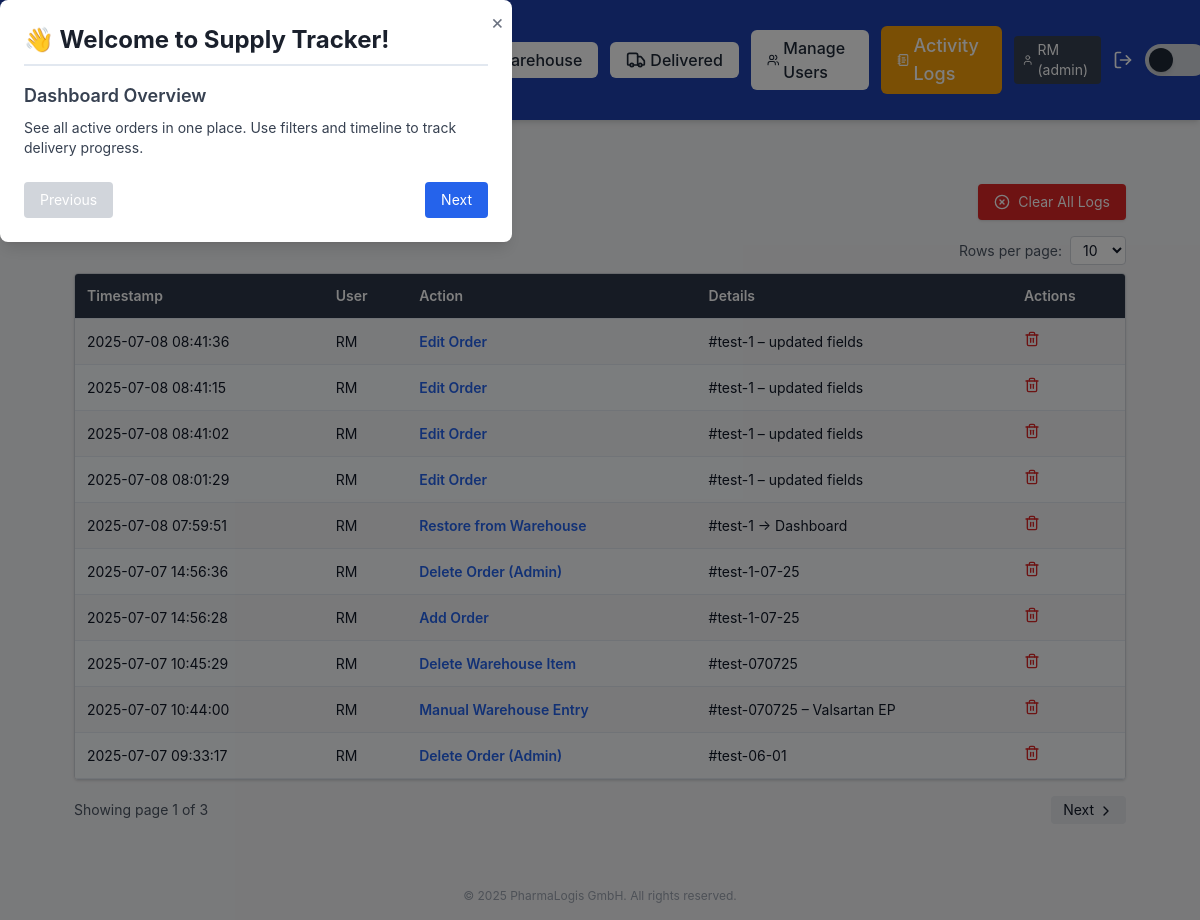
Page /activity_logs (signed in) on the earlier database version.
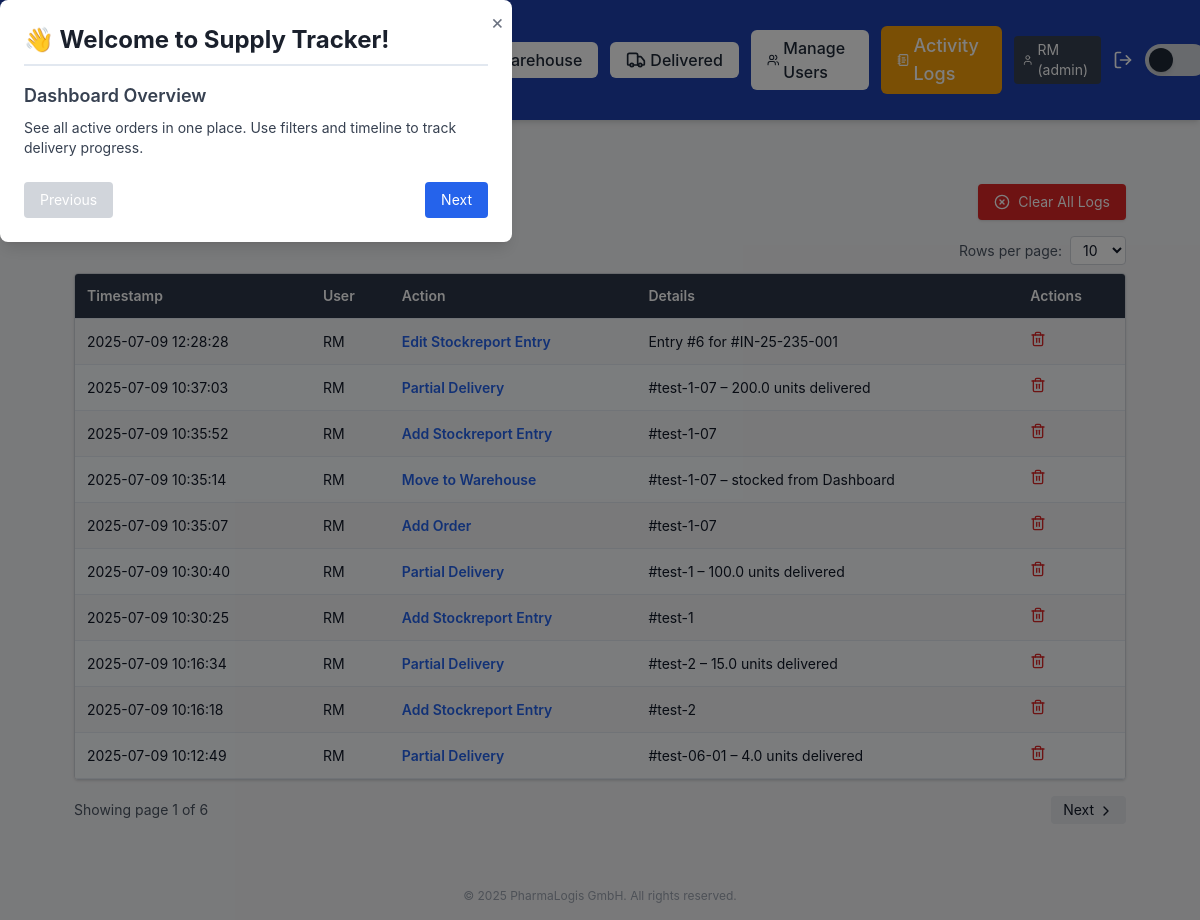
Same page on the later database version.
### app/models.py (models this page shows, shortened)
class ActivityLog(db.Model):
    id = db.Column(db.Integer, primary_key=True)
    user_id = db.Column(db.Integer, db.ForeignKey('user.id'))
    action = db.Column(db.String(100))
    details = db.Column(db.Text)
    timestamp = db.Column(db.DateTime, default=datetime.utcnow)
    user = db.relationship('User')

class User(db.Model):
    id = db.Column(db.Integer, primary_key=True)
    username = db.Column(db.String(100), unique=True, nullable=False)
    password_hash = db.Column(db.String(128))
    role = db.Column(db.String(50), default='user')

### app/routes/activity_routes.py (the view)
@activity_bp.route('/activity_logs')
@login_required
@role_required('admin')
def activity_logs():
    page = request.args.get('page', 1, type=int)
    per_page = request.args.get('per_page', 10, type=int)
    pagination = ActivityLog.query.order_by(ActivityLog.timestamp.desc()).paginate(page=page, per_page=per_page)
    logs = pagination.items
    return render_template("activity_logs.html", logs=logs, pagination=pagination, per_page=per_page)

### app/roles.py (called while the page is built)
def role_required(required_role):
    def decorator(f):
        @wraps(f)
        def wrapped(*args, **kwargs):
            if str(current_user.role).lower() != required_role.lower():
                flash("You do not have access to this page.", "danger")
                return redirect(url_for('dashboard.dashboard'))
            return f(*args, **kwargs)
        return wrapped
    return decorator

### app/routes/__init__.py (called while the page is built)
def inject_globals():
    return dict(current_user=current_user, current_path=request.path)

### app/templates/activity_logs.html (shortened to what this page needs)
{% extends "base.html" %}
{% block body %}
<div class="p-6">
  <div class="flex items-center justify-between mb-4">
    <h1 class="text-2xl font-bold flex items-center gap-2">
    </h1>
    <form method="POST" action="{{ url_for('activity.clear_logs') }}" onsubmit="return confirm('Clear ALL logs?')">
      <button type="submit"
              class="flex items-center gap-2 bg-red-600 hover:bg-red-700 text-white px-4 py-2 rounded shadow text-sm">
        <i data-lucide="x-circle" class="w-4 h-4"></i>
        Clear All Logs
      </button>
    </form>
  </div>
  <div class="flex justify-end mb-2">
    <form method="get" class="flex items-center gap-2">
      <label for="per_page" class="text-sm text-gray-600 dark:text-gray-300">Rows per page:</label>
      <select name="per_page" id="per_page" onchange="this.form.submit()"
              class="px-2 py-1 rounded border border-gray-300 dark:border-gray-600 bg-white dark:bg-gray-800 text-sm">
        <option value="10" {% if per_page == 10 %}selected{% endif %}>10</option>
      </select>
    </form>
  </div>
  {% if logs %}
  <div class="overflow-x-auto rounded shadow border border-gray-300 dark:border-gray-700">
    <table class="min-w-full text-sm">
      <thead class="bg-gray-100 dark:bg-gray-800 text-gray-800 dark:text-gray-200">
        <tr>
          <th class="p-3 text-left">Timestamp</th>
          <th class="p-3 text-left">User</th>
          <th class="p-3 text-left">Action</th>
          <th class="p-3 text-left">Details</th>
          <th class="p-3 text-left">Actions</th>
        </tr>
      </thead>
      <tbody class="text-gray-900 dark:text-gray-100">
        {% for log in logs %}
        <tr class="border-t border-gray-200 dark:border-gray-700 hover:bg-gray-50 dark:bg-gray-800 dark:hover:bg-gray-700">
          <td class="p-3">{{ log.timestamp.strftime('%Y-%m-%d %H:%M:%S') }}</td>
          <td class="p-3">{{ log.user.username if log.user else 'System' }}</td>
          <td class="p-3 font-semibold text-blue-600">{{ log.action }}</td>
          <td class="p-3">{{ log.details }}</td>
          <td class="p-3">
            <form method="POST" action="{{ url_for('activity.delete_log', log_id=log.id) }}"
                  onsubmit="return confirm('Delete this log entry?')">
              <button type="submit" title="Delete entry" class="text-red-600 hover:text-red-800">
                <i data-lucide="trash-2" class="w-4 h-4"></i>
              </button>
            </form>
          </td>
        </tr>
        {% endfor %}
      </tbody>
    </table>
  </div>
  <div class="mt-4 flex justify-between items-center">
    <div class="text-sm text-gray-600 dark:text-gray-300">
      Showing page {{ pagination.page }} of {{ pagination.pages }}
    </div>
    <div class="flex gap-2">
      {% if pagination.has_next %}
      <a href="{{ url_for('activity.activity_logs', page=pagination.next_num, per_page=per_page) }}"
         class="px-3 py-1 bg-gray-200 dark:bg-gray-700 rounded hover:bg-gray-300 text-sm">
         Next <i data-lucide="chevron-right" class="inline w-4 h-4 align-middle"></i>
      </a>
      {% endif %}
    </div>
  </div>
  {% else %}
    <p class="text-gray-600 dark:text-gray-300">No activity logged yet.</p>
  {% endif %}
</div>
{% endblock %}

Differences in the rows shown:
no longer on this page (row unchanged): ActivityLog: timestamp "2025-07-08 08:41:36", user "RM", action "Edit Order", details "#test-1 – updated fields"
no longer on this page (row unchanged): ActivityLog: timestamp "2025-07-08 08:41:15", user "RM", action "Edit Order", details "#test-1 – updated fields"
no longer on this page (row unchanged): ActivityLog: timestamp "2025-07-08 08:41:02", user "RM", action "Edit Order", details "#test-1 – updated fields"
no longer on this page (row unchanged): ActivityLog: timestamp "2025-07-08 08:01:29", user "RM", action "Edit Order", details "#test-1 – updated fields"
no longer on this page (row unchanged): ActivityLog: timestamp "2025-07-08 07:59:51", user "RM", action "Restore from Warehouse", details "#test-1 → Dashboard"
no longer on this page (row unchanged): ActivityLog: timestamp "2025-07-07 14:56:36", user "RM", action "Delete Order (Admin)", details "#test-1-07-25"
no longer on this page (row unchanged): ActivityLog: timestamp "2025-07-07 14:56:28", user "RM", action "Add Order", details "#test-1-07-25"
no longer on this page (row unchanged): ActivityLog: timestamp "2025-07-07 10:45:29", user "RM", action "Delete Warehouse Item", details "#test-070725"
no longer on this page (row unchanged): ActivityLog: timestamp "2025-07-07 10:44:00", user "RM", action "Manual Warehouse Entry", details "#test-070725 – Valsartan EP"
no longer on this page (row unchanged): ActivityLog: timestamp "2025-07-07 09:33:17", user "RM", action "Delete Order (Admin)", details "#test-06-01"
added ActivityLog: timestamp "2025-07-09 12:28:28", user "RM", action "Edit Stockreport Entry", details "Entry #6 for #IN-25-235-001"
added ActivityLog: timestamp "2025-07-09 10:37:03", user "RM", action "Partial Delivery", details "#test-1-07 – 200.0 units delivered"
added ActivityLog: timestamp "2025-07-09 10:35:52", user "RM", action "Add Stockreport Entry", details "#test-1-07"
added ActivityLog: timestamp "2025-07-09 10:35:14", user "RM", action "Move to Warehouse", details "#test-1-07 – stocked from Dashboard"
added ActivityLog: timestamp "2025-07-09 10:35:07", user "RM", action "Add Order", details "#test-1-07"
added ActivityLog: timestamp "2025-07-09 10:30:40", user "RM", action "Partial Delivery", details "#test-1 – 100.0 units delivered"
added ActivityLog: timestamp "2025-07-09 10:30:25", user "RM", action "Add Stockreport Entry", details "#test-1"
added ActivityLog: timestamp "2025-07-09 10:16:34", user "RM", action "Partial Delivery", details "#test-2 – 15.0 units delivered"
added ActivityLog: timestamp "2025-07-09 10:16:18", user "RM", action "Add Stockreport Entry", details "#test-2"
added ActivityLog: timestamp "2025-07-09 10:12:49", user "RM", action "Partial Delivery", details "#test-06-01 – 4.0 units delivered"
Other differences:
{{ pagination.pages }}: "3" → "6"
